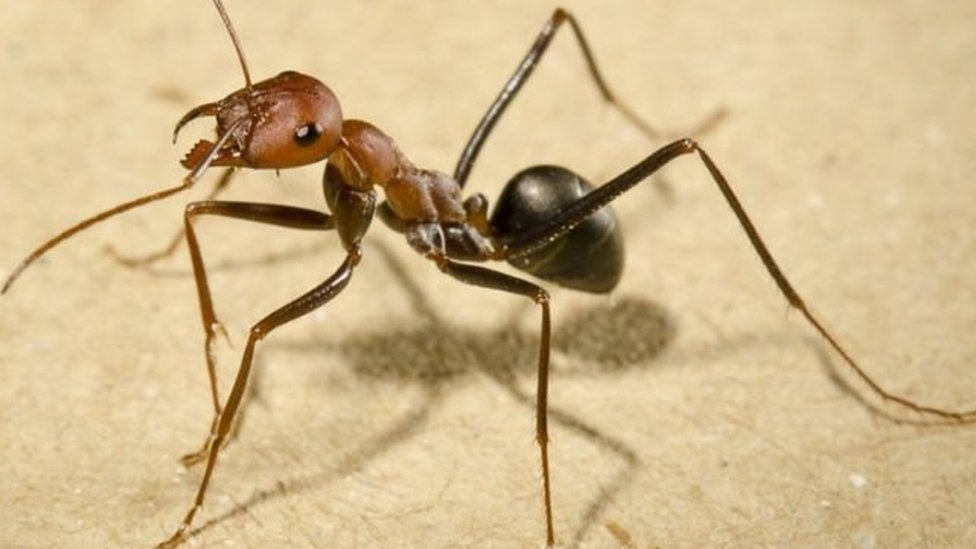
#> input picture image/ant.jpg, 976 x 549 px
$ python basic31.py
#> lines starting #> are read from the running program, lines starting #| are printed output that depends on the picture; after the words box and inside, x2 and y2 are one past the last pixel; in counts of white or black regions, pixels touching at a corner belong together
#ปรับค่า Threshold ด้วย Trackbar basic31
#**โดยอ้างอิงมาจากโปรแกรมแต่งภาพ photoshop ในเรื่องของ threshold คือการแปลงภาพสี เป็น ภาพbinary โดยกำหนดค่าของ threshold
#ถัดมาเราจะควบคุมค่าของ threshold Value หรือ threshold  level ด้วย trackbar หรือ slider
import cv2
def display(value):
    pass

cv2.namedWindow("Output")#สร้างหน้าต่างชื่อ Output
cv2.createTrackbar("value","Output",128,255,display)
#display คือ callback function, 128 คือค่าเริ่มต้นของ trackbar, 255 คือค่าสูงสุดของ trackbar, และค่าที่ได้จาก trackbar จะถูกส่งเข้าไปในฟังก์ชัน display

while True:
    gray_img = cv2.imread("image/ant.jpg",0)#อ่านภาพ , 0 คือแปลงภาพเป็น grayscale แล้วเก็บไว้ในตัวแปรชื่อ gray_img
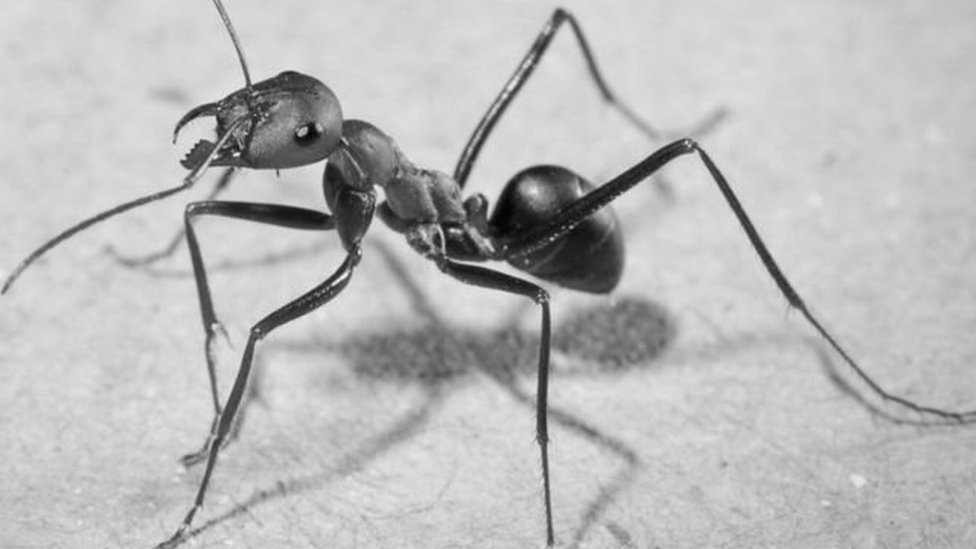
#> gray_img: shape (549, 976); min 2, max 245, mean 186.4
    gray_img =cv2.resize(gray_img,(400,250))#ปรับขนาดภาพ
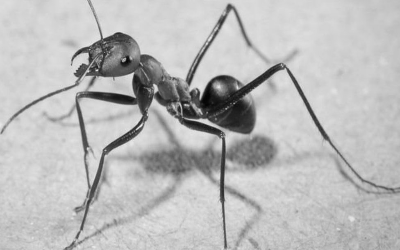
#> gray_img: shape (250, 400); min 3, max 236, mean 186.3

    #เพิ่มส่วนนี้***การใส่ค่า threshold คือการกำหนดค่า threshold value
    thresh_value = cv2.getTrackbarPos("value","Output")#ดึงค่าที่ได้จาก trackbar มาใส่ในตัวแปรชื่อ thresh_value,
    # "value" คือชื่อ trackbar, "Output" คือชื่อหน้าต่างที่อยากใช้งาน
    thresh , result = cv2.threshold(gray_img,thresh_value,255,cv2.THRESH_BINARY)#ใช้ฟังก์ชัน threshold ในการแปลงภาพเป็นภาพbinary ,
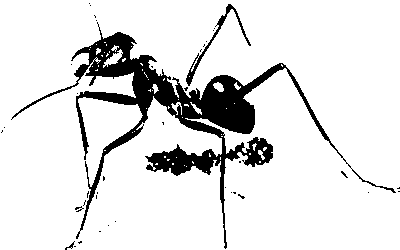
#> result: shape (250, 400); 88.3% white; 39 black regions (35 under 20 px), largest, box (x1, y1, x2, y2) and area: (11, 22, 396, 249) 11087, (186, 4, 251, 86) 448, (65, 241, 75, 250) 25, (75, 206, 84, 212) 23
#> thresh = 128
    #gray_img คือภาพที่เราอ่านมา , thresh_value คือค่าของ threshold value ที่ได้จาก trackbar, 255 คือค่าของ maximum value,
    # cv2.THRESH_BINARY คือค่าของ thresholding method , result คือภาพที่เราแปลงจากภาพgrayscale เป็น ภาพ binary แล้วมาเก็บในตัวแปร result,
    #,thresh เอาไว้เก็บค่า threshold value ที่เรากำหนดไว้ใน trackbar

    #แสดงภาพ
    if cv2.waitKey(1) &0xFF == ord("q"):
#> (key q is pressed here)
        break
    cv2.imshow("Output",result)#แสดงภาพ

cv2.destroyAllWindows()#ปิดหน้าต่าง,คืนค่าเครื่อง
